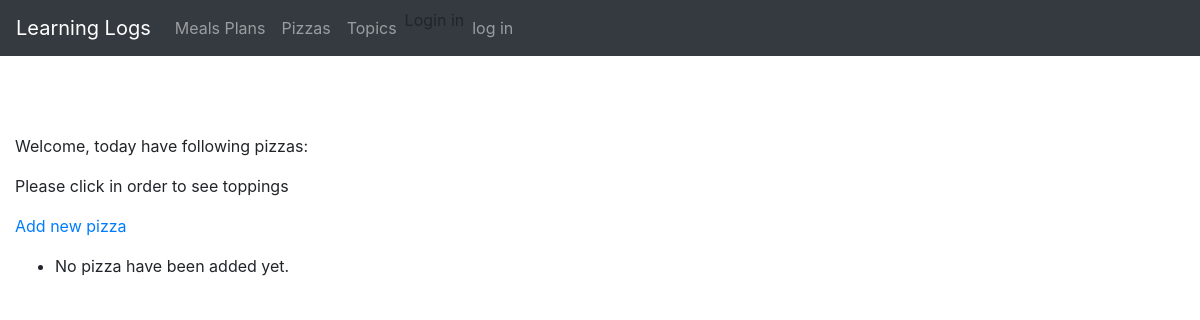
Page /pizzeria/ on the earlier database version.
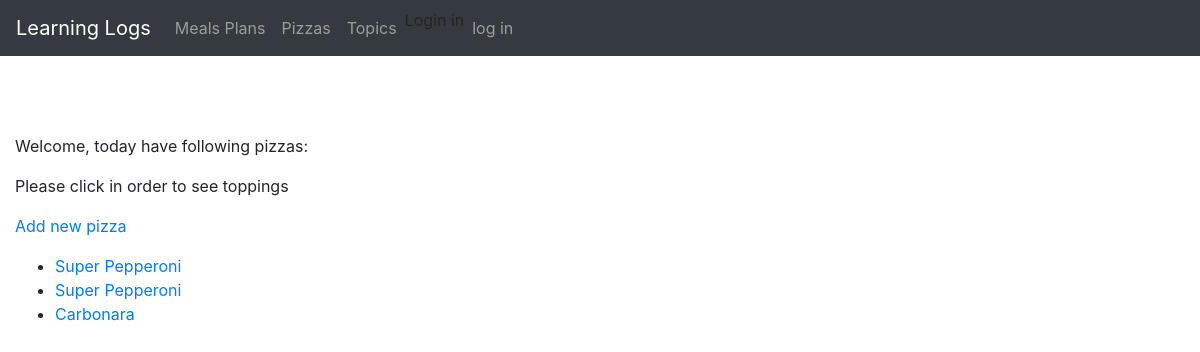
Same page on the later database version.
### pizzas/models.py (models this page shows)
class Pizza(models.Model):
    PIZZA_SIZES = (
        ('P', 4),
        ('S', 6),
        ('M', 8),
        ('L', 12),
        ('XL', 16),
        )
    name = models.CharField(max_length=200)
    size = models.CharField(max_length=10, choices=PIZZA_SIZES, default=PIZZA_SIZES[0][0])
    toppings = models.ManyToManyField(Topping,through='ToppingAmount', related_name='pizzas')
    def __str__(self):
        return self.name

### pizzas/views.py (the view)
# urls.py: path('pizzeria/', include('pizzas.urls')),
def pizzas(request):
	pizzas = Pizza.objects.all()
	context = {'pizzas': pizzas}
	return render(request, 'pizzas/pizzas.html', context)

### pizzas/templates/pizzas/pizzas.html
{% extends 'learning_logs/base.html' %}
{% block content %}
<p> Welcome, today have following pizzas: </p>
<p>	Please click in order to see toppings </p>
	<p><a href="{% url 'new_pizza' %}">Add new pizza</a></p>
	<ul>
		{% for pizza in pizzas %}
			<li>
			<a href="{% url 'pizza' pizza.id %}">{{ pizza }}</a>
			 </li>
		{% empty %}
			<li> No pizza have been added yet. </li>
		{% endfor %}
	</ul>
{% endblock content %}

Differences in the rows shown:
added Pizza: name "Super Pepperoni"
added Pizza: name "Super Pepperoni"
added Pizza: name "Carbonara"
Other differences:
text no longer shown: "No pizza have been added yet."
